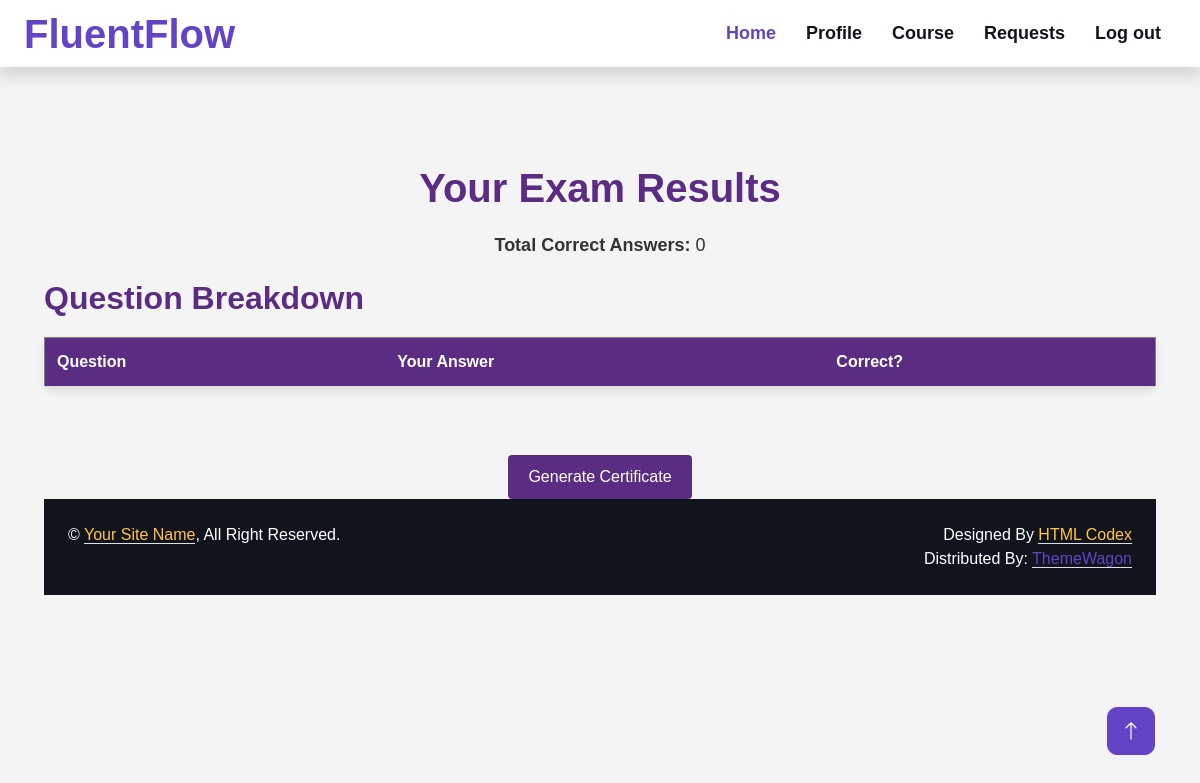
The page /Project/User/Result.php (signed in) on the database as committed earlier.
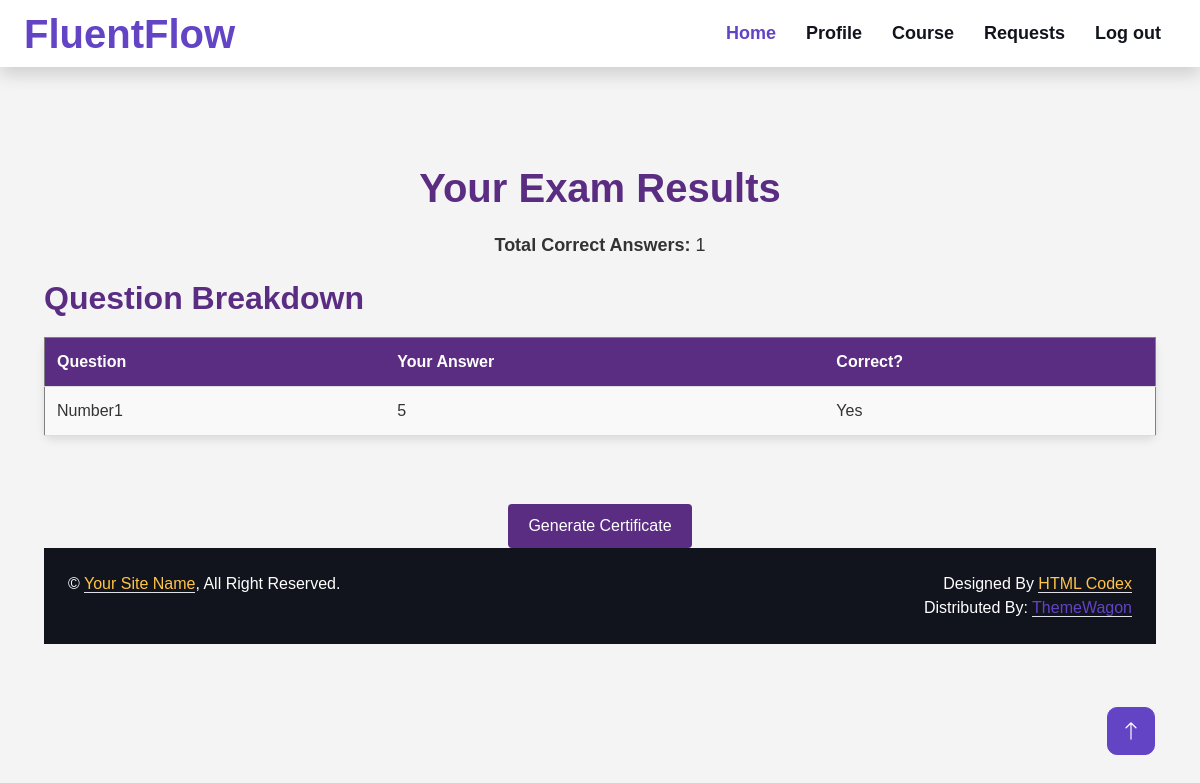
The same page on the database as committed later.
### tables this page shows
CREATE TABLE `tbl_exambody` (
  `exambody_id` int(11) NOT NULL,
  `examhead_id` int(11) NOT NULL,
  `question_id` int(11) NOT NULL,
  `choice_id` int(11) NOT NULL,
  `is_correct_choice_id` int(11) NOT NULL
);

CREATE TABLE `tbl_question` (
  `question_id` int(11) NOT NULL,
  `question_content` varchar(100) NOT NULL,
  `questionpaper_id` int(11) NOT NULL
);

CREATE TABLE `tbl_choice` (
  `choice_id` int(11) NOT NULL,
  `choice_content` varchar(200) NOT NULL,
  `question_id` int(11) NOT NULL,
  `choice_status` int(11) NOT NULL DEFAULT 0
);

### Project/User/Result.php (the view, shortened to what this page needs)
<?php
include('../Assests/connection/connection.php');
include('Header.php');
$userID = $_SESSION['uid'];
$examQry = "SELECT * FROM tbl_examhead WHERE user_id = '$userID' ORDER BY examhead_id DESC LIMIT 1";
$examResult = $con->query($examQry);
$examData = $examResult->fetch_assoc();
$examID = $examData['examhead_id'];
$bodyQry = "SELECT *
            FROM tbl_exambody b
            INNER JOIN tbl_question q ON b.question_id = q.question_id
            INNER JOIN tbl_choice c ON b.choice_id = c.choice_id
            WHERE b.examhead_id = '$examID'";
$bodyResult = $con->query($bodyQry);
$correctCountQry = "SELECT COUNT(*) as correct_count
                    FROM tbl_exambody
                    WHERE examhead_id = '$examID' AND is_correct_choice_id = 1";
$correctResult = $con->query($correctCountQry);
$correctCountData = $correctResult->fetch_assoc();
$totalCorrect = $correctCountData['correct_count'];
?>
<!DOCTYPE html>
<html lang="en">
<head>
</head>
<body>
    <h1>Your Exam Results</h1>
    <p><strong>Total Correct Answers: </strong><?php echo $totalCorrect; ?></p>
    <h2>Question Breakdown</h2>
    <table border="1">
        <tr>
            <th>Question</th>
            <th>Your Answer</th>
            <th>Correct?</th>
        </tr>
        <?php while ($row = $bodyResult->fetch_assoc()) { ?>
        <tr>
            <td><?php echo htmlspecialchars($row['question_content']); ?></td>
            <td><?php echo htmlspecialchars($row['choice_content']); ?></td>
            <td><?php echo ($row['is_correct_choice_id'] == 1) ? 'Yes' : 'No'; ?></td>
        </tr>
        <?php } ?>
    </table>
    <br><br>
    <form action="Certificate.php" method="POST">
        <input type="submit" value="Generate Certificate">
    </form>
</body>
</html>
<?php
include('Footer.php');
?>

### Project/User/Header.php (shortened to what this page needs)
<!DOCTYPE html>
<html lang="en">
<head>
    <link href="https://cdnjs.cloudflare.com/ajax/libs/font-awesome/5.10.0/css/all.min.css" rel="stylesheet">
    <link href="https://cdn.jsdelivr.net/npm/bootstrap-icons@1.4.1/font/bootstrap-icons.css" rel="stylesheet">
    <link href="../Assests/Templates/Main/lib/animate/animate.min.css" rel="stylesheet">
    <link href="../Assests/Templates/Main/lib/lightbox/css/lightbox.min.css" rel="stylesheet">
    <link href="../Assests/Templates/Main/lib/owlcarousel/assets/owl.carousel.min.css" rel="stylesheet">
    <link href="../Assests/Templates/Main/css/bootstrap.min.css" rel="stylesheet">
    <link href="../Assests/Templates/Main/css/style.css" rel="stylesheet">
</head>
<body data-bs-spy="scroll" data-bs-target=".navbar" data-bs-offset="51">
    <nav class="navbar navbar-expand-lg bg-white navbar-light fixed-top  shadow py-lg-0 px-4 " data-wow-delay="0.1s" >
    <a href="index.html" class="navbar-brand">
        <h1 class="text-primary fw-bold m-0">FluentFlow</h1>
    </a>
    <div class="collapse navbar-collapse justify-content-between py-4 py-lg-0" id="navbarCollapse">
        <div class="navbar-nav ms-auto py-0">
            <a href="#home" class="nav-item nav-link active">Home</a>
            <a href="MyProfile.php" class="nav-item nav-link">Profile</a>
            <a href="Viewcourse.php" class="nav-item nav-link">Course</a>
            <a href="Myrequest.php" class="nav-item nav-link">Requests</a>
            <a href="../Logout.php" class="nav-item nav-link">Log out</a>
        </div>
    </div>
</nav>
    <div class="container-xxl py-6" id="about">
    <div class="container">

### Project/User/Footer.php (shortened to what this page needs)
    <div class="container-fluid bg-dark text-white py-4">
            <div class="container">
                <div class="row">
                    <div class="col-md-6 text-center text-md-start mb-3 mb-md-0">
                        &copy; <a class="border-bottom text-secondary" href="#">Your Site Name</a>, All Right Reserved.
                    </div>
                    <div class="col-md-6 text-center text-md-end">
                        Designed By <a class="border-bottom text-secondary" href="https://htmlcodex.com">HTML Codex</a>
                        <br>Distributed By: <a class="border-bottom" href="https://themewagon.com" target="_blank">ThemeWagon</a>
                    </div>
                </div>
            </div>
        </div>
    </div>
    <a href="#" class="btn btn-lg btn-primary btn-lg-square back-to-top"><i class="bi bi-arrow-up"></i></a>
</body>
</html>

### Project/Assests/Templates/Main/css/style.css (style rules this page uses)
:root { --primary: #6244C5; --secondary: #FFC448; --light: #FAFAFB; --dark: #12141D; }
.back-to-top { position: fixed; display: none; right: 45px; bottom: 45px; z-index: 99; }
.py-6 { padding-top: 6rem; padding-bottom: 6rem; }
.btn { font-weight: 500; transition: .5s; }
.btn.btn-primary, .btn.btn-secondary { color: #FFFFFF; }
.btn-lg-square { width: 48px; height: 48px; }
.btn-square, .btn-sm-square, .btn-lg-square { padding: 0; display: flex; align-items: center; justify-content: center; font-weight: normal; }
.navbar .navbar-nav .nav-link { padding: 20px 15px; color: var(--dark); font-size: 18px; font-weight: 600; outline: none; }
.navbar .navbar-nav .nav-link:hover, .navbar .navbar-nav .nav-link.active { color: var(--primary); }

### Project/User/Result.php (style rules this page uses)
body { font-family: Arial, sans-serif; background-color: #f4f4f4; margin: 0; padding: 20px; color: #333; }
h1 { color: #5a2d82; text-align: center; margin-bottom: 20px; }
h2 { color: #5a2d82; margin-top: 20px; }
table { width: 100%; border-collapse: collapse; margin: 20px 0; background-color: #ffffff; border-radius: 8px; box-shadow: 0 4px 8px rgba(0, 0, 0, 0.1); }
th, td { padding: 12px; text-align: left; border-bottom: 1px solid #ddd; }
th { background-color: #5a2d82; color: #ffffff; }
tr:nth-child(even) { background-color: #f9f9f9; }
form { text-align: center; }
input[type="submit"] { background-color: #5a2d82; color: #ffffff; border: none; padding: 10px 20px; border-radius: 4px; font-size: 16px; cursor: pointer; }
p { font-size: 18px; text-align: center; margin-top: 20px; }

Rows that differ between the two databases and show on the page:
added tbl_exambody: question.question_content "Number1", choice.choice_content "5", is_correct_choice_id "Yes"
Other text that changed with them:
$totalCorrect: "0" → "1"
